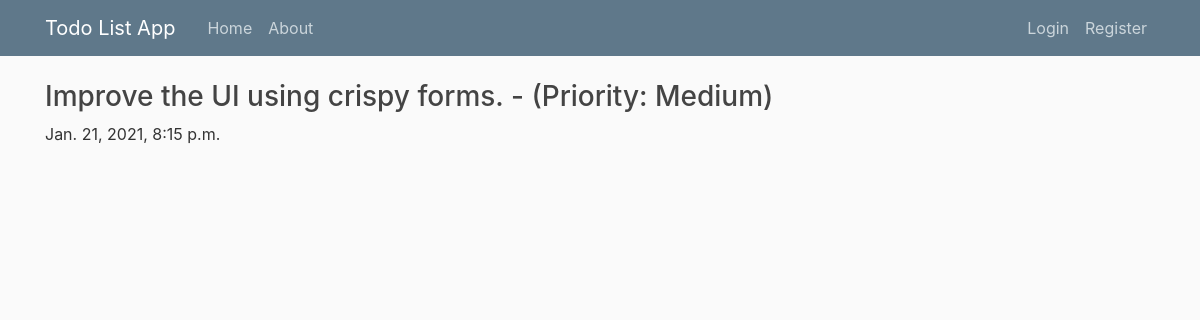
Page /todo/4/ on the committed database.
### todo/models.py (models this page shows, shortened)
class Todo(models.Model):
    activity = models.CharField(max_length=500, help_text="Enter the activity to do.")
    created_by = models.ForeignKey(User, on_delete=models.CASCADE)
    date_created = models.DateTimeField(default=timezone.now)
    priority_status = (
        ('h', 'High'),
        ('m', 'Medium'),
        ('l', 'Low')
    )
    priority = models.CharField(max_length=1,
                                choices=priority_status,
                                blank=False,
                                default='m',
                                help_text="Priority Status"
                                )

### todo/views.py (the view, shortened to what this page needs)
# urls.py: path('todo/<int:pk>/', TodoDetailView.as_view(), name="todo-detail"),
class TodoDetailView(DetailView):
    model = Todo

### todo/templates/todo/todo_detail.html
{% extends 'todo/base.html' %}
{% block content %}
    <h3>{{ object.activity }} - (Priority: {% if object.priority == 'h' %}High{% elif object.priority == 'm' %}Medium{% else %}Low{% endif %})</h3>
    <p>{{ object.date_created }}</p>
{% endblock content %}

### todo/static/todo/main.css (style rules this page uses)
body { background: #fafafa; color: #333333; margin-top: 5rem; }
h1, h2, h3, h4, h5, h6 { color: #444444; }

### rows in the picture
Todo: activity "Improve the UI using crispy forms.", date_created "Jan. 21, 2021, 8:15 p.m."
